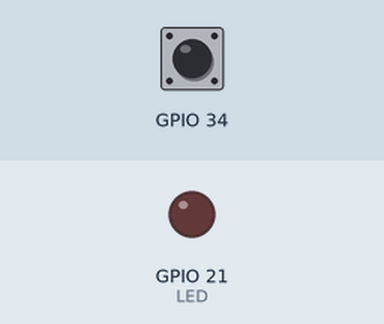
Recording of a sketch running on a simulated ESP32. Shown: output pins drawn as LEDs (lit = HIGH). The inputs (shaded band) are chosen by the test bench; at power-on: GPIO 34 LOW.

Above: at 0.1 s.
At 1.2 s:
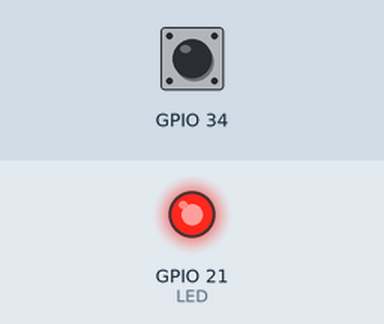
1.3 s: GPIO 34 driven HIGH
At 1.9 s:
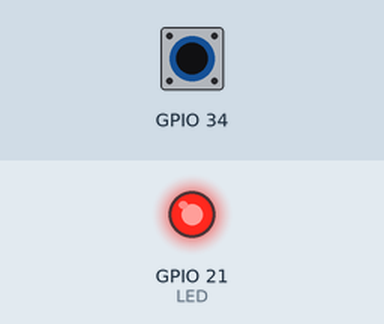
Timing chart, 0 to 4.3 s (numbered marks = the images above; inputs shaded):
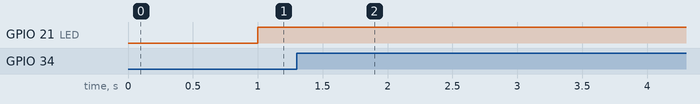

Measured:
- after the input at 1.3 s, GPIO 21 (LED): stops changing and stays HIGH

The sketch:

sketch.ino
```cpp
#define LED 21

hw_timer_t * timer = NULL;

void ARDUINO_ISR_ATTR onTimer()
{
  digitalWrite(LED, !digitalRead(LED));
}

void setup()
{
  pinMode(LED, OUTPUT);
  pinMode(34, INPUT);
  timer = timerBegin(1000000);
  timerAttachInterrupt(timer, &onTimer);
  timerAlarm(timer, 1000000, true, 0);
}

void loop()
{
    if(digitalRead(34) == HIGH)
    {
      timerEnd(timer);
    }
}
```
